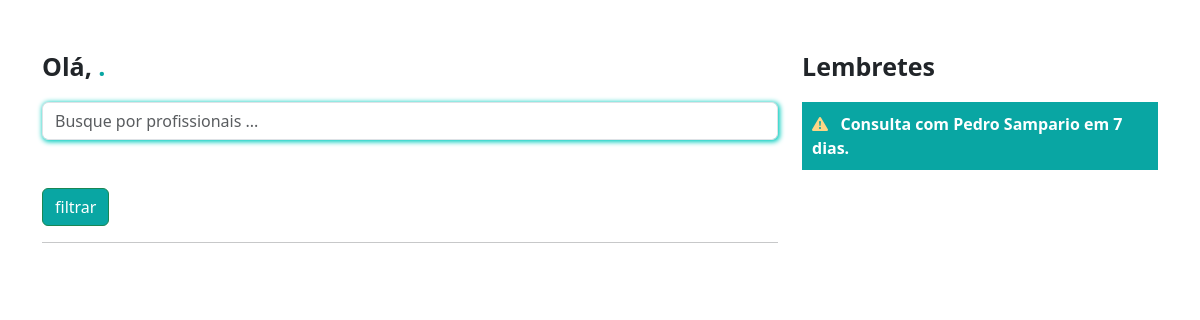
/pacientes/home/, run on an earlier commit of the app's database.
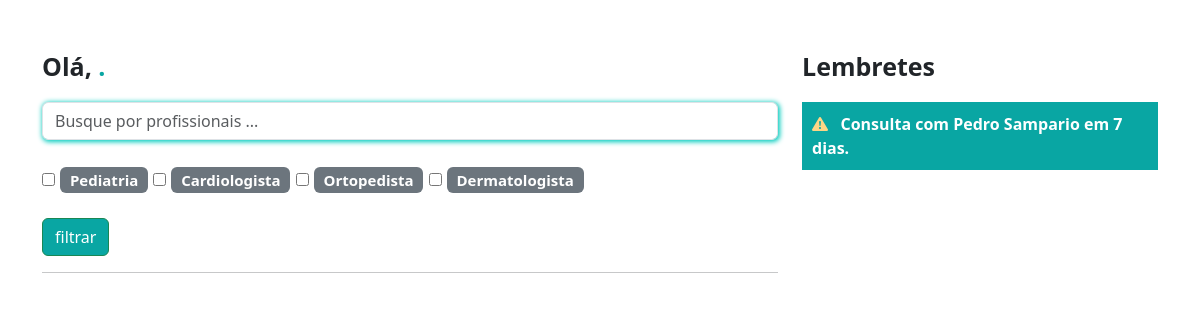
And on a later commit of the database.
### medico/models.py (models this page shows, shortened)
class Especialidades(models.Model):
    especialidade = models.CharField(max_length=100)

### paciente/views.py (the view)
# urls.py: path('home/', views.home, name="home"),
def home(request):
    if request.method == "GET":
        medico_filtrar = request.GET.get('medico')
        especialidades_filtrar = request.GET.getlist('especialidades')
        medicos = DadosMedico.objects.all()
        if medico_filtrar:
            medicos = medicos.filter(nome__icontains=medico_filtrar)
        if especialidades_filtrar:
            medicos = medicos.filter(especialidade_id__in=especialidades_filtrar)
        especialidades = Especialidades.objects.all()
        return render(request, 'home.html', {
           "medicos": medicos,
           'especialidades': especialidades
       })

### paciente/templates/home.html (shortened to what this page needs)
{% extends "template.html" %}
{% load static %}
{% block 'head' %}
    <link rel="stylesheet" href="{% static 'medico/css/abrir_horario.css' %}">
    <link rel="stylesheet" href="{% static 'usuarios/css/usuarios.css' %}">
    <link rel="stylesheet" href="{% static 'medico/css/cadastro_medico.css' %}">
    <link rel="stylesheet" href="{% static 'pacientes/css/home.css' %}">
    <link rel="stylesheet" href="https://cdn.jsdelivr.net/npm/bootstrap-icons@1.11.3/font/bootstrap-icons.min.css">
{% endblock 'head' %}
{% block 'body' %}
<br><br>
<div class="container">
    <div class="row">
        <div class="col-md-8">
            <p style="font-size: 25px" class="p-bold">Olá, <span class="color-dark">{{request.user.username}}.</span></p>
            <form action="{% url 'home' %}" post="GET">
                <input type="text" class="form-control shadow-main-color" placeholder="Busque por profissionais ..." name="medico">
                <br>
                <div class="especialidades">
                    {% for especialidade in especialidades %}
                    <input type="checkbox" name="especialidades" value="{{especialidade.id}}">
                    <span class="badge bg-secondary">
                        {{especialidade.especialidade}}
                    </span>
                    {% endfor %}
                </div>
                <br>
                <input type="submit" value="filtrar" class="btn btn-success btn-dark-color">
            </form>
            <hr>
        </div>
        <div class="col-md-4">
            <p style="font-size: 25px" class="p-bold">Lembretes</p>
            <p class="bg-main-lembrete">
                <span class="p-bold"><i class="bi bi-exclamation-triangle-fill icon-differential"></i>&nbsp&nbsp Consulta com Pedro Sampario em 7 dias.</span>
            </p>
        </div>
    </div>
</div>
{% endblock 'body' %}

What changed in the data, as far as the page shows it:
added Especialidades: especialidade "Pediatria"
added Especialidades: especialidade "Cardiologista"
added Especialidades: especialidade "Ortopedista"
added Especialidades: especialidade "Dermatologista"
